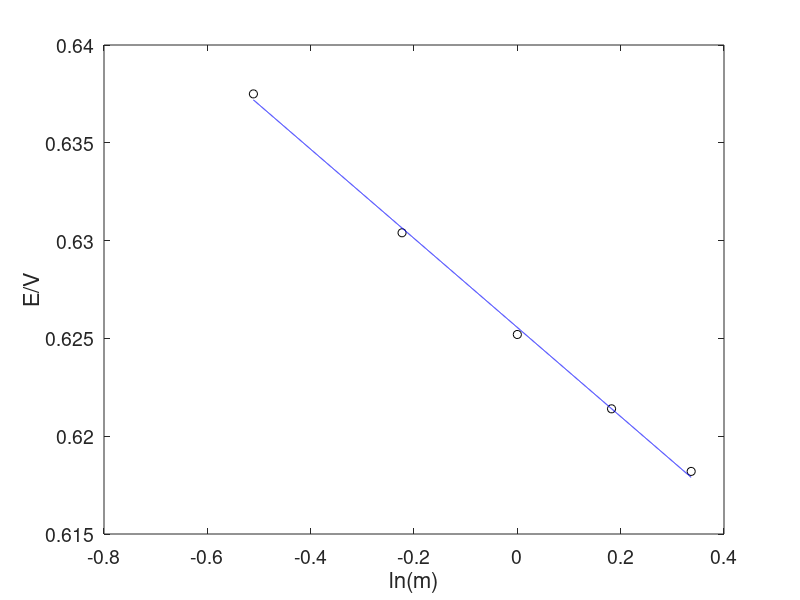

This chart was generated by the following MATLAB code: (Note: this script raises an error after producing the figure.)
%Produces a plot
clear;

m=[0.6,0.8,1.0,1.2,1.4];
E=[0.6375,0.6304,0.6252,0.6214,0.6182];
lnm= log(m);

plot(lnm,E,'ko')
hold on
set(gca,'fontsize',14);
xlabel('ln(m)','FontSize',16);
ylabel('E/V','FontSize',16);

J = polyfit(lnm,E,1);
t=(log(0.6):0.0001:log(1.4));
z= J(1).*t +J(2);
plot(t,z,'b-');

print -dpng -r300 'ChemSupo2.png'%produces figure of given spec
hold off
figure;

f = J(0).*1
j = J(1).*1